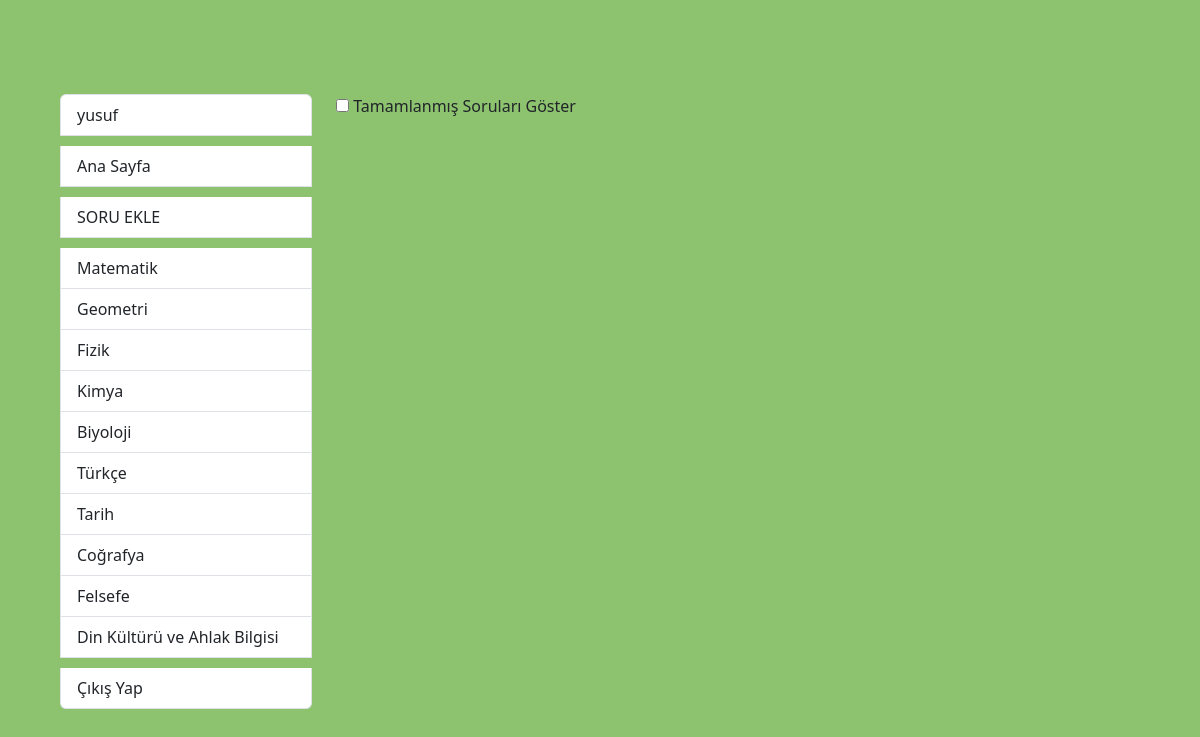
/category/3/ (signed in), run on the app's committed database.
### main_app/models.py (models this page shows, shortened)
class Category(models.Model):
    name = models.CharField(max_length=255)

### main_app/views.py (the view)
# urls.py: path('category/<int:category_id>/', views.categoryQuestions, name='category_questions'),
@login_required
def categoryQuestions(request, category_id):
    category = get_object_or_404(Category, id=category_id)
    show_completed = request.GET.get('show_completed', 'false') == 'true'
    if show_completed:
        questions = Question.objects.filter(user=request.user, category=category)
    else:
        questions = Question.objects.filter(user=request.user, category=category, completed=False)
    categories = Category.objects.all()
    context = {
        'category': category,
        'questions': questions,
        'categories': categories,
        'username': request.user.username,
        'show_completed': show_completed
    }
    return render(request, 'category_questions.html', context)

### main_app/template/category_questions.html (shortened to what this page needs)
{% load static %}
<!DOCTYPE html>
<html lang="en">
<head>
    <link rel="stylesheet" href="{% static 'css/style.css' %}">
</head>
<body class="bg-green">
    <div class="container-fluid">
        <div class="home-page">
            <div class="row">
                <div class="col-3">
                    {% include 'user_info.html' %}
                </div>
                <div class="col-9">
                    <div class="row">
                        <div class="col-12">
                            <form id="completedForm" method="get" action="{% url 'category_questions' category.id %}">
                                <label>
                                    <input type="checkbox" name="show_completed" value="true" {% if show_completed %}checked{% endif %} onchange="toggleCompleted()">
                                    Tamamlanmış Soruları Göster
                                </label>
                            </form>
                        </div>
                    </div>
                </div>
            </div>
        </div>
    </div>
</body>
</html>

### main_app/template/user_info.html
<div class="list-group">
    <a href="#" class="list-group-item list-group-item-action" style="margin-bottom: 10px;">{{ username }}</a>
    <a href="{% url 'home' %}" class="list-group-item list-group-item-action" style="margin-bottom: 10px;">Ana Sayfa</a>
    <a href="{% url 'add_question' %}" class="list-group-item list-group-item-action" style="margin-bottom: 10px;">SORU EKLE</a>
    {% for category in categories %}
        <a href="{% url 'category_questions' category.id %}" class="list-group-item list-group-item-action">{{ category.name }}</a>
    {% endfor %}
    <a href="{% url 'logout' %}" class="list-group-item list-group-item-action" style="margin-top: 10px;">Çıkış Yap</a>
</div>

### main_app/template/category_questions.html (style rules this page uses)
.bg-green { background-color: rgb(141, 194, 111); }
.home-page { width: 1080px; padding: 8% 0 0; margin: auto; }

### data on the page
Category: name "Matematik"
Category: name "Geometri"
Category: name "Fizik"
Category: name "Kimya"
Category: name "Biyoloji"
Category: name "Türkçe"
Category: name "Tarih"
Category: name "Coğrafya"
Category: name "Felsefe"
Category: name "Din Kültürü ve Ahlak Bilgisi"

### other printed values
{{ username }} "yusuf"
